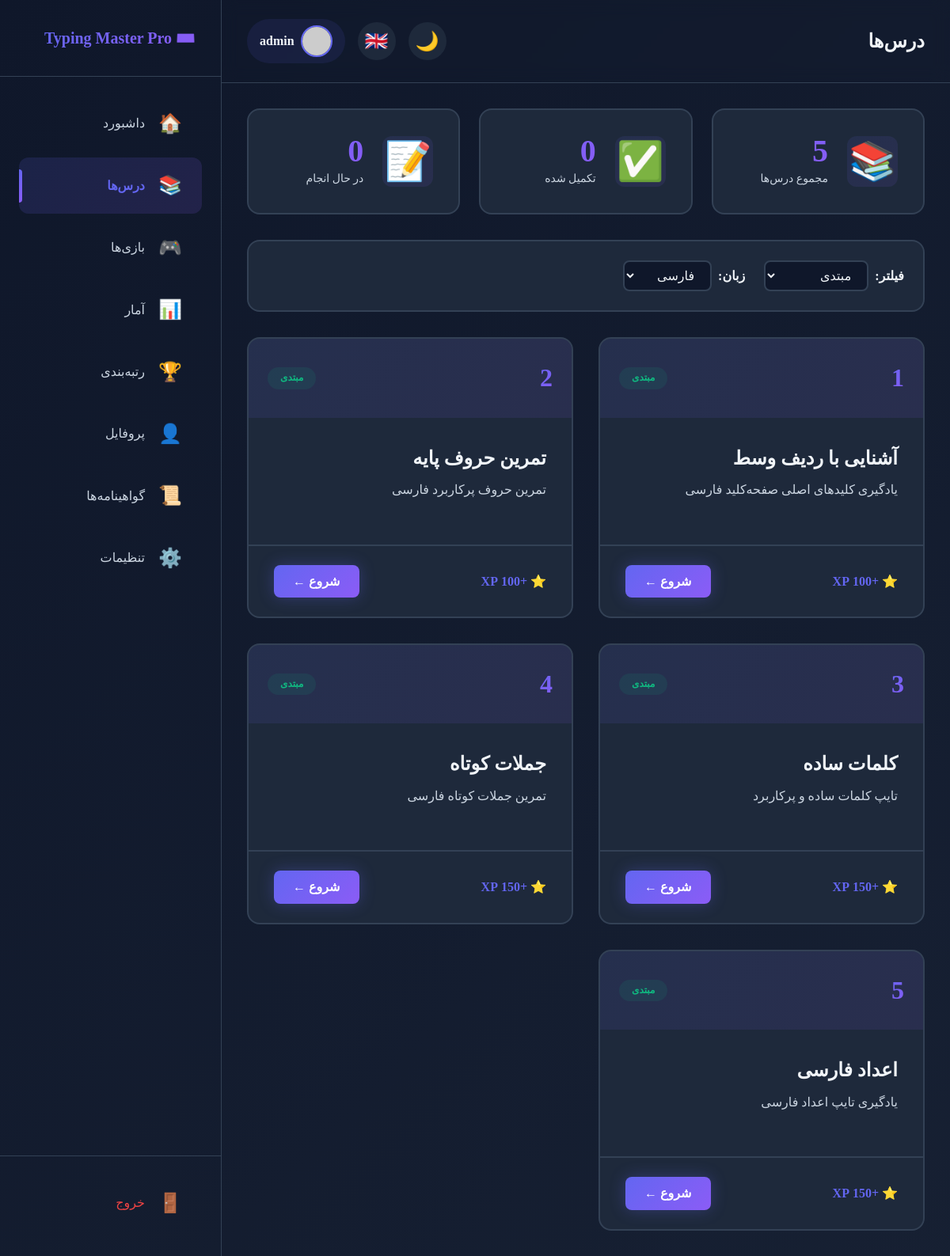
The app's page /lessons.php?level=beginner (signed in) with its own data.
### tables this page shows
CREATE TABLE lessons (
    id INT PRIMARY KEY AUTO_INCREMENT,
    title_fa VARCHAR(200) NOT NULL,
    title_en VARCHAR(200) NOT NULL,
    description_fa TEXT,
    description_en TEXT,
    level ENUM('beginner', 'intermediate', 'advanced') DEFAULT 'beginner',
    language ENUM('fa', 'en') NOT NULL,
    content TEXT NOT NULL,
    required_level INT DEFAULT 1,
    xp_reward INT DEFAULT 100,
    order_index INT DEFAULT 0,
    is_active BOOLEAN DEFAULT TRUE,
    created_at TIMESTAMP DEFAULT CURRENT_TIMESTAMP,
    INDEX idx_level (level),
    INDEX idx_language (language),
    INDEX idx_order (order_index)
);

### includes/functions.php (called while the page is built, shortened)
<?php
require_once __DIR__ . '/db.php';
function getLessons($language = null, $level = null) {
    $where = "is_active = 1";
    $params = [];
    if ($language) {
        $where .= " AND language = ?";
        $params[] = $language;
    }
    if ($level) {
        $where .= " AND level = ?";
        $params[] = $level;
    }
    $sql = "SELECT * FROM lessons WHERE {$where} ORDER BY order_index ASC";
    return dbQuery($sql, $params);
}
function getUserLessonProgress($userId, $lessonId) {
    $sql = "SELECT * FROM user_progress WHERE user_id = ? AND lesson_id = ? LIMIT 1";
    return dbQueryOne($sql, [$userId, $lessonId]);
}
function getCurrentLanguage() {
    return DEFAULT_LANGUAGE;
}
function getCurrentTheme() {
    if (isset($_SESSION['theme'])) {
        return $_SESSION['theme'];
    }
    return DEFAULT_THEME;
}
?>

### includes/auth-check.php (called while the page is built, shortened)
<?php
require_once __DIR__ . '/db.php';
require_once __DIR__ . '/functions.php';
function isLoggedIn() {
    return isset($_SESSION['user_id']) && !empty($_SESSION['user_id']);
}
function getCurrentUser() {
    if (isset($_SESSION['user_data'])) {
        return $_SESSION['user_data'];
    }
    return null;
}
?>

### includes/db.php (called while the page is built, shortened)
<?php
class Database {
    private static $instance = null;
    private $connection;
    private $stmt;
    private function __construct() {
        try {
            $dsn = "mysql:host=" . DB_HOST . ";dbname=" . DB_NAME . ";charset=" . DB_CHARSET;
            $options = [
                PDO::ATTR_ERRMODE => PDO::ERRMODE_EXCEPTION,
                PDO::ATTR_DEFAULT_FETCH_MODE => PDO::FETCH_ASSOC,
                PDO::ATTR_EMULATE_PREPARES => false,
                PDO::MYSQL_ATTR_INIT_COMMAND => "SET NAMES utf8mb4 COLLATE utf8mb4_unicode_ci"
            ];
            $this->connection = new PDO($dsn, DB_USER, DB_PASS, $options);
        } catch (PDOException $e) {
            if (DEBUG_MODE) {
                die("Database Connection Error: " . $e->getMessage());
            } else {
                die("خطا در اتصال به دیتابیس. لطفاً بعداً تلاش کنید.");
            }
        }
    }
    public static function getInstance() {
        if (self::$instance === null) {
            self::$instance = new self();
        }
        return self::$instance;
    }
    public function prepare($sql) {
        $this->stmt = $this->connection->prepare($sql);
        return $this;
    }
    public function execute($params = []) {
        try {
            $this->stmt->execute($params);
            return $this;
        } catch (PDOException $e) {
            if (DEBUG_MODE) {
                die("Query Error: " . $e->getMessage());
            }
            return false;
        }
    }
    public function fetchAll() {
        return $this->stmt->fetchAll();
    }
    public function fetch() {
        return $this->stmt->fetch();
    }
}
function db() {
    return Database::getInstance();
}
function dbQuery($sql, $params = []) {
    return db()->prepare($sql)->execute($params)->fetchAll();
}
function dbQueryOne($sql, $params = []) {
    return db()->prepare($sql)->execute($params)->fetch();
}
?>

### lessons.php (the view, shortened to what this page needs)
<?php
require_once __DIR__ . '/includes/db.php';
require_once __DIR__ . '/includes/functions.php';
require_once __DIR__ . '/includes/auth-check.php';
$user = getCurrentUser();
$currentLang = getCurrentLanguage();
$currentTheme = getCurrentTheme();
$filterLevel = isset($_GET['level']) ? $_GET['level'] : null;
$filterLanguage = isset($_GET['lang']) ? $_GET['lang'] : $currentLang;
$lessons = getLessons($filterLanguage, $filterLevel);
$userProgressList = [];
foreach ($lessons as $lesson) {
    $progress = getUserLessonProgress($user['id'], $lesson['id']);
    $userProgressList[$lesson['id']] = $progress;
}
$t = [
    'fa' => [
        'lessons' => 'درس‌ها',
        'all_levels' => 'همه سطوح',
        'beginner' => 'مبتدی',
        'intermediate' => 'متوسط',
        'advanced' => 'پیشرفته',
        'persian' => 'فارسی',
        'english' => 'انگلیسی',
        'filter' => 'فیلتر',
        'start' => 'شروع',
        'continue' => 'ادامه',
        'completed' => 'تکمیل شده',
        'locked' => 'قفل',
        'unlock_at_level' => 'در سطح :level باز می‌شود',
        'best_wpm' => 'بهترین سرعت',
        'best_accuracy' => 'بهترین دقت',
        'attempts' => 'تلاش',
        'xp_reward' => 'پاداش امتیاز',
        'lesson' => 'درس',
        'no_lessons' => 'درسی یافت نشد',
        'total_lessons' => 'مجموع درس‌ها',
        'completed_count' => 'تکمیل شده',
        'in_progress' => 'در حال انجام'
    ],
    'en' => [
        'lessons' => 'Lessons',
        'all_levels' => 'All Levels',
        'beginner' => 'Beginner',
        'intermediate' => 'Intermediate',
        'advanced' => 'Advanced',
        'persian' => 'Persian',
        'english' => 'English',
        'filter' => 'Filter',
        'start' => 'Start',
        'continue' => 'Continue',
        'completed' => 'Completed',
        'locked' => 'Locked',
        'unlock_at_level' => 'Unlocks at level :level',
        'best_wpm' => 'Best WPM',
        'best_accuracy' => 'Best Accuracy',
        'attempts' => 'Attempts',
        'xp_reward' => 'XP Reward',
        'lesson' => 'Lesson',
        'no_lessons' => 'No lessons found',
        'total_lessons' => 'Total Lessons',
        'completed_count' => 'Completed',
        'in_progress' => 'In Progress'
    ]
];
$tr = $t[$currentLang];
$totalLessons = count($lessons);
$completedLessons = 0;
$inProgressLessons = 0;
?>
<!DOCTYPE html>
<html lang="<?= $currentLang ?>" dir="<?= $currentLang === 'fa' ? 'rtl' : 'ltr' ?>">
<head>
    <link rel="stylesheet" href="<?= SITE_URL ?>/assets/css/style.css">
    <link rel="stylesheet" href="<?= SITE_URL ?>/assets/css/themes.css">
    <link rel="stylesheet" href="<?= SITE_URL ?>/assets/css/dashboard.css">
    <link rel="stylesheet" href="<?= SITE_URL ?>/assets/css/lessons.css">
</head>
<body class="theme-<?= $currentTheme ?> lang-<?= $currentLang ?>">
    <?php require_once __DIR__ . '/includes/sidebar.php'; ?>
    <main class="main-content">
        <header class="top-bar">
            <div class="top-bar-left">
                <h1 class="page-title"><?= $tr['lessons'] ?></h1>
            </div>
            <div class="top-bar-right">
                <button class="btn-icon" id="themeToggle">
                    <span class="icon"></span>
                </button>
                <button class="btn-icon" id="langToggle">
                    <span class="icon"><?= $currentLang === 'fa' ? '🇬🇧' : '🇮🇷' ?></span>
                </button>
                <div class="user-menu">
                    <img src="./uploads/avatars/<?= $user['avatar'] ?>" alt="Avatar" class="user-avatar" onerror="this.src='https://ui-avatars.com/api/?name=<?= urlencode($user['username']) ?>&background=6366f1&color=fff'">
                    <span class="user-name"><?= htmlspecialchars($user['username']) ?></span>
                </div>
            </div>
        </header>
        <div class="dashboard-container">
            <div class="lessons-overview">
                <div class="overview-card">
                    <div class="overview-icon">📚</div>
                    <div class="overview-content">
                        <div class="overview-value"><?= $totalLessons ?></div>
                        <div class="overview-label"><?= $tr['total_lessons'] ?></div>
                    </div>
                </div>
                <div class="overview-card">
                    <div class="overview-icon">✅</div>
                    <div class="overview-content">
                        <div class="overview-value"><?= $completedLessons ?></div>
                        <div class="overview-label"><?= $tr['completed_count'] ?></div>
                    </div>
                </div>
                <div class="overview-card">
                    <div class="overview-icon">📝</div>
                    <div class="overview-content">
                        <div class="overview-value"><?= $inProgressLessons ?></div>
                        <div class="overview-label"><?= $tr['in_progress'] ?></div>
                    </div>
                </div>
            </div>
            <div class="lessons-filters">
                <form method="GET" class="filter-form">
                    <div class="filter-group">
                        <label><?= $tr['filter'] ?>:</label>
                        <select name="level" class="form-select" onchange="this.form.submit()">
                            <option value="beginner" <?= $filterLevel === 'beginner' ? 'selected' : '' ?>><?= $tr['beginner'] ?></option>
                        </select>
                    </div>
                    <div class="filter-group">
                        <label><?= $currentLang === 'fa' ? 'زبان:' : 'Language:' ?></label>
                        <select name="lang" class="form-select" onchange="this.form.submit()">
                            <option value="fa" <?= $filterLanguage === 'fa' ? 'selected' : '' ?>><?= $tr['persian'] ?></option>
                        </select>
                    </div>
                </form>
            </div>
            <?php if (count($lessons) > 0): ?>
                <div class="lessons-grid">
                    <?php foreach ($lessons as $lesson):
                        $progress = $userProgressList[$lesson['id']] ?? null;
                        $isCompleted = $progress && $progress['is_completed'];
                        $isLocked = $user['level'] < $lesson['required_level'];
                        $title = $currentLang === 'fa' ? $lesson['title_fa'] : $lesson['title_en'];
                        $description = $currentLang === 'fa' ? $lesson['description_fa'] : $lesson['description_en'];
                    ?>
                        <div class="lesson-card <?= $isCompleted ? 'completed' : '' ?> <?= $isLocked ? 'locked' : '' ?>">
                            <div class="lesson-header">
                                <div class="lesson-number"><?= $lesson['order_index'] ?></div>
                                <div class="lesson-level <?= $lesson['level'] ?>">
                                    <?= $tr[$lesson['level']] ?>
                                </div>
                            </div>
                            <div class="lesson-body">
                                <h3 class="lesson-title"><?= htmlspecialchars($title) ?></h3>
                                <p class="lesson-description"><?= htmlspecialchars($description) ?></p>
                            </div>
                            <div class="lesson-footer">
                                <div class="lesson-xp">
                                    +<?= $lesson['xp_reward'] ?> XP
                                </div>
                                <?php if (!$isLocked): ?>
                                    <a href="practice.php?lesson=<?= $lesson['id'] ?>" class="btn btn-primary" style="text-decoration: none;">
                                        <?php if ($currentLang === 'fa'): ?>
                                            <?= $isCompleted ? $tr['continue'] : $tr['start'] ?> ←
                                        <?php else: ?>
                                            <?= $isCompleted ? $tr['continue'] : $tr['start'] ?> →
                                        <?php endif; ?>
                                    </a>
                                <?php else: ?>
                                    <button class="btn btn-secondary" disabled>
                                        <?= $tr['locked'] ?>
                                    </button>
                                <?php endif; ?>
                            </div>
                        </div>
                    <?php endforeach; ?>
                </div>
            <?php endif; ?>
        </div>
    </main>
</body>
</html>

### records on screen
lessons: order_index "1", level "مبتدی", title_fa "آشنایی با ردیف وسط", description_fa "یادگیری کلیدهای اصلی صفحه‌کلید فارسی", xp_reward "100"
lessons: order_index "2", level "مبتدی", title_fa "تمرین حروف پایه", description_fa "تمرین حروف پرکاربرد فارسی", xp_reward "100"
lessons: order_index "3", level "مبتدی", title_fa "کلمات ساده", description_fa "تایپ کلمات ساده و پرکاربرد", xp_reward "150"
lessons: order_index "4", level "مبتدی", title_fa "جملات کوتاه", description_fa "تمرین جملات کوتاه فارسی", xp_reward "150"
lessons: order_index "5", level "مبتدی", title_fa "اعداد فارسی", description_fa "یادگیری تایپ اعداد فارسی", xp_reward "150"

### other values on screen
SITE_NAME "Typing Master Pro"
$st['dashboard'] "داشبورد"
$st['lessons'] "درس‌ها"
$st['games'] "بازی‌ها"
$st['stats'] "آمار"
$st['leaderboard'] "رتبه‌بندی"
$st['profile'] "پروفایل"
$st['certificates'] "گواهینامه‌ها"
$st['settings'] "تنظیمات"
$st['logout'] "خروج"
$tr['lessons'] "درس‌ها"
$user['username'] "admin"
$totalLessons "5"
$tr['total_lessons'] "مجموع درس‌ها"
$completedLessons "0"
